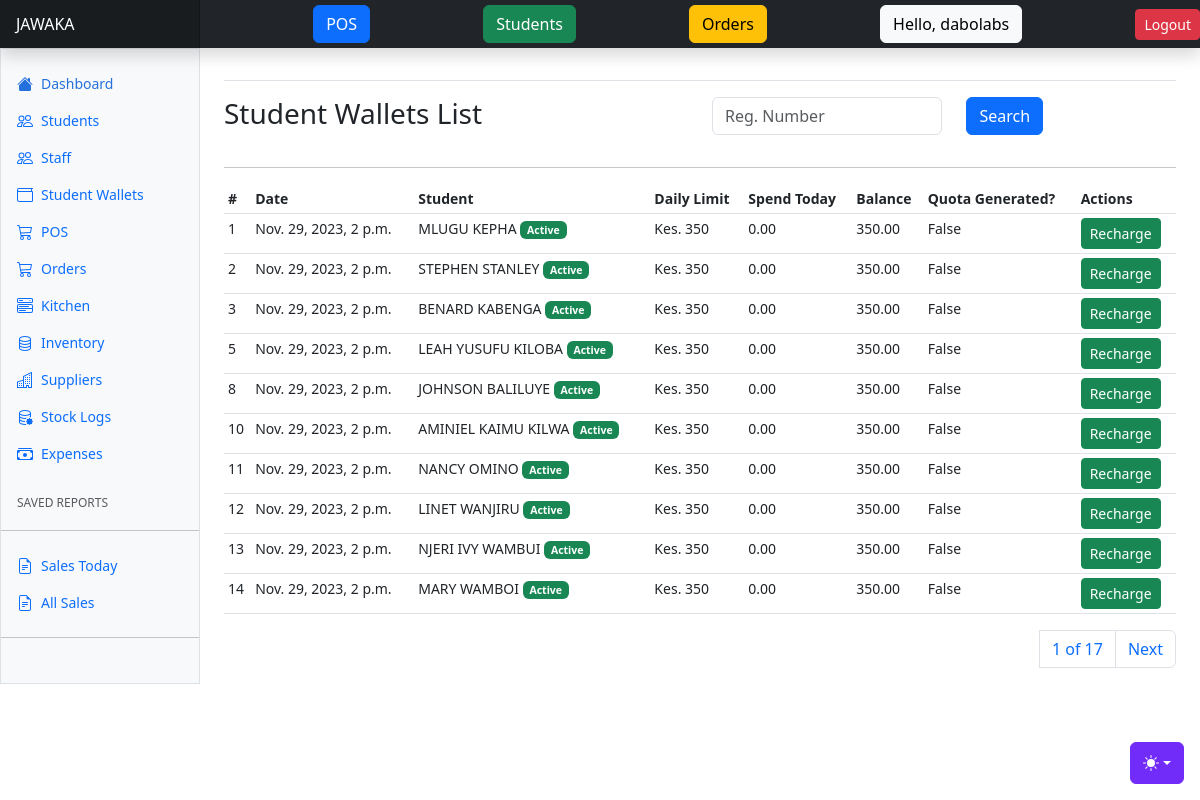
/students/student-wallets/ (signed in), run on the app's committed database.
### apps/users/models.py (models this page shows, shortened)
class User(AbstractUser):
    role = models.CharField(choices=ROLE_CHOICES, max_length=32, null=True)
    phone_number = models.CharField(max_length=255, null=True)
    id_number = models.CharField(max_length=255, null=True)
    gender = models.CharField(max_length=255, null=True)
    def name(self):
        return f"{self.first_name} {self.last_name}"

### apps/students/models.py (models this page shows, shortened)
class StudentWallet(AbstractBaseModel):
    student = models.OneToOneField(Student, on_delete=models.CASCADE, related_name="studentwallet")
    balance = models.DecimalField(max_digits=20, decimal_places=2)
    total_spend_today = models.DecimalField(max_digits=20, decimal_places=2, default=0)
    def today_quota_generated(self):
        return True if self.modified.date() == date_today else False

class Student(AbstractBaseModel):
    user = models.OneToOneField("users.User", on_delete=models.CASCADE)
    student_type = models.CharField(max_length=255, choices=STUDENT_TYPES)
    registration_number = models.CharField(max_length=255)
    status = models.CharField(max_length=255, choices=STUDENT_STATUS)
    added_on = models.DateField(null=True)
    credit_limit = models.DecimalField(max_digits=100, decimal_places=2, default=0)

### apps/students/views.py (the view, shortened to what this page needs)
# urls.py: path("student-wallets/", student_wallets, name="student-wallets"),
@login_required(login_url="/users/login/")
def student_wallets(request):
    wallets = StudentWallet.objects.all()
    paginator = Paginator(wallets, 10)
    page_number = request.GET.get("page")
    page_obj = paginator.get_page(page_number)
    context = {
        "wallets": wallets,
        "page_obj": page_obj
    }
    return render(request, "students/student_wallets.html", context)

### templates/students/student_wallets.html (shortened to what this page needs)
{% extends "base.html" %}
{% block content %}
<div class="row">
    <div class="col-6">
        <h3>Student Wallets List</h3>
    </div>
    <div class="col-6">
      <form method="POST">
        <div class="input-group mb-3">
          <div class="row">
            <div class="col-8">
              <input type="text" class="form-control" id="reg_number" name="reg_number" placeholder="Reg. Number" >
            </div>
            <div class="col-4">
              <button class="btn btn-primary">Search</button>
            </div>
          </div>
        </div>
      </form>
    </div>
</div>
<hr/>
      <div class="table-responsive small">
        <table class="table table-sm">
          <thead>
            <tr>
              <th scope="col">#</th>
              <th scope="col">Date</th>
              <th scope="col">Student</th>
              <th scope="col">Daily Limit</th>
              <th scope="col">Spend Today</th>
              <th scope="col">Balance</th>
              <th scope="col">Quota Generated?</th>
              <th scope="col">Actions</th>
            </tr>
          </thead>
          <tbody>
            {% for student_wallet in page_obj %}
            <tr>
              <td>{{student_wallet.id}}</td>
              <td>{{student_wallet.modified}}</td>
              <td>{{student_wallet.student.user.name}}
                {% if student_wallet.student.status == "Active" %}
                <span class="badge text-bg-success">Active</span>
                {% else %}
                <span class="badge text-bg-danger">Inactive</span>
                {% endif %}
              </td>
              {% if student_wallet.student.student_type == "Boarder" %}
              <td>Kes. 350</td>
              {% else %}
              <td>No Limit</td>
              {% endif %}
              <td>{{student_wallet.total_spend_today}}</td>
              <td>{{student_wallet.balance}}</td>
              <td>
                {{student_wallet.today_quota_generated}}
              </td>
              <td><a class="btn btn-success btn-sm" data-bs-toggle="modal" data-bs-target="#rechargeRequestModal">Recharge</a></td>
            </tr>
            {% endfor %}
          </tbody>
        </table>
        <div>
          <nav aria-label="Page navigation example">
            <ul class="pagination justify-content-end">
              <a class="page-link" href="#">{{ page_obj.number }} of {{ page_obj.paginator.num_pages }}</a>
              {% if page_obj.has_next %}
              <li class="page-item"><a class="page-link" href="?page={{ page_obj.next_page_number }}">Next</a></li>
              {% endif %}
            </ul>
          </nav>
        </div>
      </div>
{% endblock content %}

### templates/base.html (shortened to what this page needs)
{% load static %}
<!doctype html>
<html lang="en" data-bs-theme="auto">
  <head><script src="{% static 'assets/js/color-modes.js' %}"></script>
    <link rel="stylesheet" href="https://cdn.jsdelivr.net/npm/@docsearch/css@3">
<link href="{%  static 'assets/dist/css/bootstrap.min.css' %}" rel="stylesheet">
    <link href="https://cdn.jsdelivr.net/npm/bootstrap-icons@1.10.3/font/bootstrap-icons.css" rel="stylesheet">
    <link href="{% static 'dashboard.css' %}" rel="stylesheet">
  </head>
  <body>
    <div class="dropdown position-fixed bottom-0 end-0 mb-3 me-3 bd-mode-toggle">
      <button class="btn btn-bd-primary py-2 dropdown-toggle d-flex align-items-center"
              id="bd-theme"
              type="button"
              aria-expanded="false"
              data-bs-toggle="dropdown"
              aria-label="Toggle theme (auto)">
        <svg class="bi my-1 theme-icon-active" width="1em" height="1em"><use href="#circle-half"></use></svg>
      </button>
    </div>
<header class="navbar sticky-top bg-dark flex-md-nowrap p-0 shadow" data-bs-theme="dark">
  <a class="navbar-brand col-md-3 col-lg-2 me-0 px-3 fs-6 text-white" href="{% url 'home' %}">JAWAKA</a>
  {% if request.user.is_supperuser or request.user.role == "admin" or request.user.role == "cashier" %}
  <a href="{% url 'place-order' %}"><button class="btn btn-primary">POS</button></a>
  <a href="{% url 'students' %}"><button class="btn btn-success">Students</button></a>
  <a href="{% url 'orders' %}"><button class="btn btn-warning">Orders</button></a>
  <button class="btn btn-light">Hello, {{request.user.username}}</button>
  <a href="{% url 'logout' %}" class="btn btn-danger btn-sm">Logout</a>
  {% endif %}
</header>
<div class="container-fluid">
  <div class="row">
    {% include "includes/sidebar.html" %}
    <main class="col-md-9 ms-sm-auto col-lg-10 px-md-4">
      <div class="d-flex justify-content-between flex-wrap flex-md-nowrap align-items-center pt-3 pb-2 mb-3 border-bottom">
      </div>
      {% block content %}
      {% endblock content %}
  </main>
  </div>
</div>
    </body>
</html>

### static/dashboard.css (style rules this page uses)
.bi { display: inline-block; width: 1rem; height: 1rem; }
.navbar-brand { padding-top: .75rem; padding-bottom: .75rem; background-color: rgba(0, 0, 0, .25); box-shadow: inset -1px 0 0 rgba(0, 0, 0, .25); }

### templates/base.html (style rules this page uses)
.bi { vertical-align: -.125em; fill: currentColor; }
.btn-bd-primary { --bd-violet-bg: #712cf9; --bd-violet-rgb: 112.520718, 44.062154, 249.437846; --bs-btn-font-weight: 600; --bs-btn-color: var(--bs-white); --bs-btn-bg: var(--bd-violet-bg); --bs-btn-border-color: var(--bd-violet-bg); --bs-btn-hover-color: var(--bs-white); --bs-btn-hover-bg: #6528e0; --bs-btn-hover-border-color: #6528e0; --bs-btn-focus-shadow-rgb: var(--bd-violet-rgb); --bs-btn-active-color: var(--bs-btn-hover-color); --bs-btn-active-bg: #5a23c8; --bs-btn-active-border-color: #5a23c8; }
.bd-mode-toggle { z-index: 1500; }

### data on the page
User: user.username "dabolabs"
StudentWallet: id "1", modified "Nov. 29, 2023, 2 p.m.", student.user.name "MLUGU KEPHA", shows "Active", shows "Kes. 350", total_spend_today "0.00", balance "350.00", today_quota_generated "False"
StudentWallet: id "2", modified "Nov. 29, 2023, 2 p.m.", student.user.name "STEPHEN STANLEY", shows "Active", shows "Kes. 350", total_spend_today "0.00", balance "350.00", today_quota_generated "False"
StudentWallet: id "3", modified "Nov. 29, 2023, 2 p.m.", student.user.name "BENARD KABENGA", shows "Active", shows "Kes. 350", total_spend_today "0.00", balance "350.00", today_quota_generated "False"
StudentWallet: id "5", modified "Nov. 29, 2023, 2 p.m.", student.user.name "LEAH YUSUFU KILOBA", shows "Active", shows "Kes. 350", total_spend_today "0.00", balance "350.00", today_quota_generated "False"
StudentWallet: id "8", modified "Nov. 29, 2023, 2 p.m.", student.user.name "JOHNSON BALILUYE", shows "Active", shows "Kes. 350", total_spend_today "0.00", balance "350.00", today_quota_generated "False"
StudentWallet: id "10", modified "Nov. 29, 2023, 2 p.m.", student.user.name "AMINIEL KAIMU KILWA", shows "Active", shows "Kes. 350", total_spend_today "0.00", balance "350.00", today_quota_generated "False"
StudentWallet: id "11", modified "Nov. 29, 2023, 2 p.m.", student.user.name "NANCY OMINO", shows "Active", shows "Kes. 350", total_spend_today "0.00", balance "350.00", today_quota_generated "False"
StudentWallet: id "12", modified "Nov. 29, 2023, 2 p.m.", student.user.name "LINET WANJIRU", shows "Active", shows "Kes. 350", total_spend_today "0.00", balance "350.00", today_quota_generated "False"
StudentWallet: id "13", modified "Nov. 29, 2023, 2 p.m.", student.user.name "NJERI IVY WAMBUI", shows "Active", shows "Kes. 350", total_spend_today "0.00", balance "350.00", today_quota_generated "False"
StudentWallet: id "14", modified "Nov. 29, 2023, 2 p.m.", student.user.name "MARY WAMBOI", shows "Active", shows "Kes. 350", total_spend_today "0.00", balance "350.00", today_quota_generated "False"

### other printed values
{{ page_obj.number }} "1"
{{ page_obj.paginator.num_pages }} "17"
